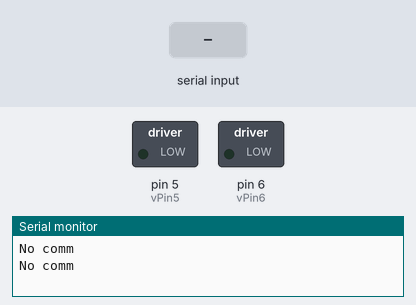
The sketch below on a simulated Arduino Uno, built with avr-gcc and run on an emulated ATmega328P. Shown: switched loads named in the sketch (green lamp = pin HIGH), the last lines printed to the serial monitor. Inputs (shaded band) come from the test bench.

Above: at 1.2 s.
1.3 s: byte 1 (1) received over Serial
At 2.7 s:
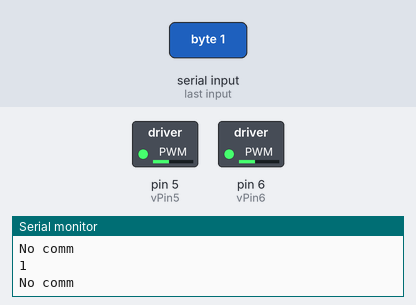
3.5 s: byte 0 (0) received over Serial
At 4.3 s:
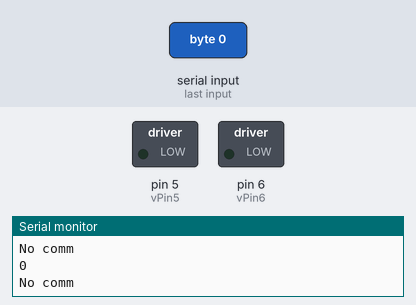
Timing chart, 0 to 6.5 s (numbered marks = the images above; inputs shaded):
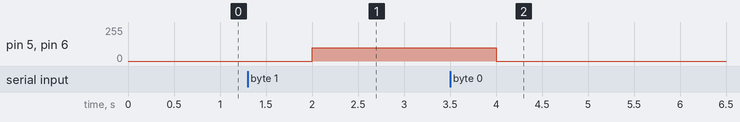

Measured:
- after the input at 1.3 s, pin 5 (vPin5), pin 6 (vPin6): 0/255 → 100/255 after 0.70 s
- after the input at 3.5 s, pin 5 (vPin5), pin 6 (vPin6): 100/255 → 0/255 after 0.50 s

The sketch:

jacket2Slave.ino
```cpp
/*
 * Uses HC-06 bluetooth module as slave
 */

#define STRENGTH 100

const int vPin5 = 5;
const int vPin6 = 6;

// serial input state
int state;

void setup() {
  Serial.begin(9600);

  // set motors as output
  pinMode(vPin5, OUTPUT);
  pinMode(vPin6, OUTPUT);
}

void loop() {
  if (Serial.available()) { // Checks whether data is comming from the serial port
    state = Serial.read(); // Reads the data from the serial port
    Serial.println(state);
  } else {
    Serial.println("No comm");
    delay(1000);
  }

  if (state == 1) { // turn vibration motors on
    analogWrite(vPin5, STRENGTH);
    analogWrite(vPin6, STRENGTH);
  } else if (state == 0) { // turn vibration motors off
    analogWrite(vPin5, 0);
    analogWrite(vPin6, 0);
  }
}
```
